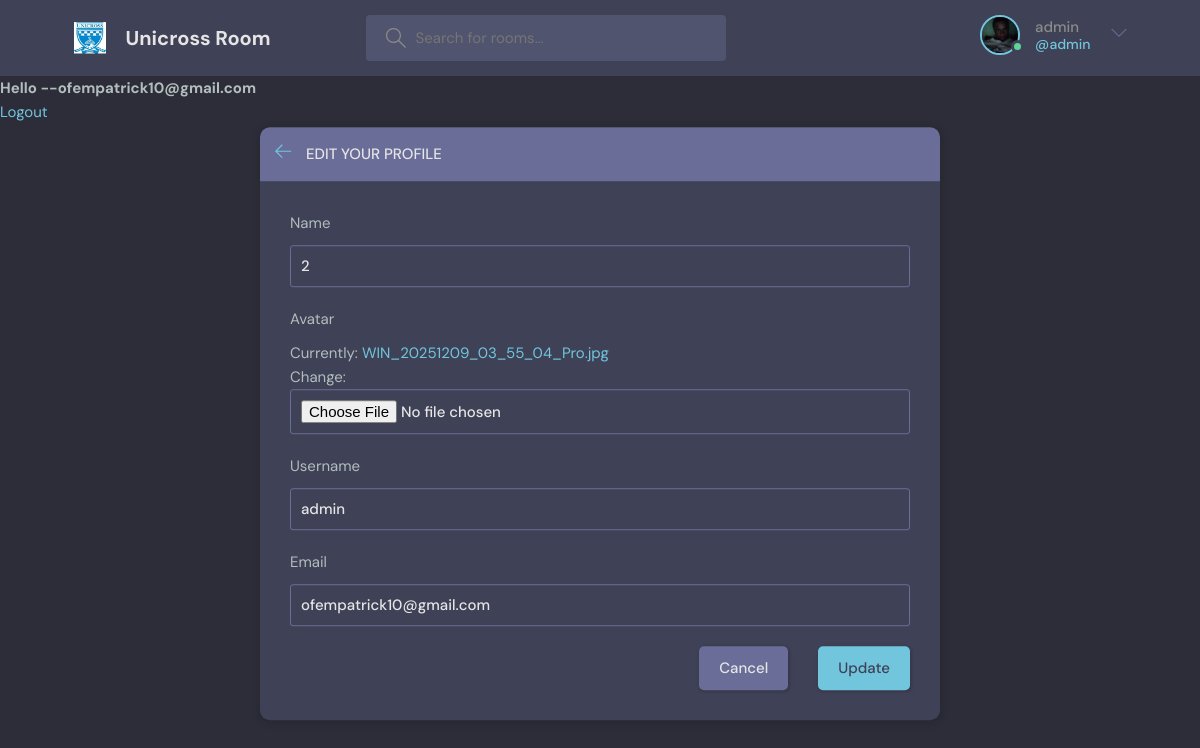
The app's page /edit-profile (signed in) with its own data.
### paris/models.py (models this page shows)
class User(AbstractUser):
    name = models.CharField(max_length=250)
    email = models.EmailField(unique=True)
    avatar =  models.ImageField(default='images/avatar.svg', null=True)
    USERNAME_FIELD = 'email'
    REQUIRED_FIELDS = []

### paris/views.py (the view)
# urls.py: path('edit-profile', views.editProfile, name='edit-profile'),
def editProfile(request):
    user = request.user
    form = userForm(instance=user)
    if request.method == 'POST':
        form = userForm(request.POST, request.FILES, instance=user)
        if form.is_valid():
            form.save()
            return redirect('user-profile', pk=user.id)
    context = {'form': form}
    return render(request, 'paris/edit-user.html', context)

### paris/forms.py
class userForm(ModelForm):
    class Meta:
        model = User
        fields = ['name', 'avatar', 'username', 'email']

### paris/templates/paris/edit-user.html (shortened to what this page needs)
{%extends 'main.html'%}
{%block content%}
<main class="update-account layout">
        <div class="container">
            <div class="layout__box">
                <div class="layout__boxHeader">
                    <div class="layout__boxTitle">
                        <a href="{%url 'home'%}">
                            <svg version="1.1" xmlns="http://www.w3.org/2000/svg" width="32" height="32"
                                viewBox="0 0 32 32">
                                <title>arrow-left</title>
                                <path
                                    d="M13.723 2.286l-13.723 13.714 13.719 13.714 1.616-1.611-10.96-10.96h27.625v-2.286h-27.625l10.965-10.965-1.616-1.607z">
                                </path>
                            </svg>
                        </a>
                        <h3>Edit your profile</h3>
                    </div>
                </div>
                <div class="layout__body">
                    <form class="form" action="" method="POST" enctype="multipart/form-data">
                      {%for field in form%}
                        <div class="form__group">
                            <label for="profile_pic">{{field.label}}</label>
                            {{field}}
                        </div>
                        {%endfor%}
                        <div class="form__action">
                            <a class="btn btn--dark" href="index.html">Cancel</a>
                            <button class="btn btn--main" type="submit">Update</button>
                        </div>
                    </form>
                </div>
            </div>
        </div>
</main>
{%endblock%}

### templates/navbar.html (shortened to what this page needs)
{%load static %}
<header class="header header--loggedIn">
      <div class="container">
        <a href="{%url 'home' %}" class="header__logo">
          <img src="{%static 'images/download.jpg'%}" />
          <h1>Unicross Room</h1>
        </a>
        <form class="header__search" method="GET" action="{%url 'home' %}">
          <label>
            <input name="q" placeholder="Search for rooms..." />
          </label>
        </form>
        <nav class="header__menu">
          {%if request.user.is_authenticated%}
          <div class="header__user">
            <a href="{%url 'user-profile' user.id %}">
              <div class="avatar avatar--medium active">
                <img src="{{request.user.avatar.url}}" />
              </div>
              <p>{{request.user.username}} <span>@{{request.user.username}}</span></p>
            </a>
            <button class="dropdown-button">
              <svg version="1.1" xmlns="http://www.w3.org/2000/svg" width="32" height="32" viewBox="0 0 32 32">
                <title>chevron-down</title>
                <path d="M16 21l-13-13h-3l16 16 16-16h-3l-13 13z"></path>
              </svg>
            </button>
          </div>
          {%else%}
          <a href="{%url 'login' %}">
            <img src="{%static 'images/avatar.svg'%}" />
            <p>Login</p>
          </a>
          {%endif%}
        </nav>
      </div>
    </header>
{%if request.user.is_authenticated%}
<h2>Hello --{{request.user}}</h2>
<a href="{%url 'logout' %}">Logout</a>
{%else%}
<a href="{%url 'login' %}">Login</a>
{%endif%}

### records on screen
User: user.avatar (picture), user.username "admin", user "ofempatrick10@gmail.com", form "2" "admin" "ofempatrick10@gmail.com"

### other values on screen
{{ field.label }} "Name" "Avatar" "Username" "Email"
